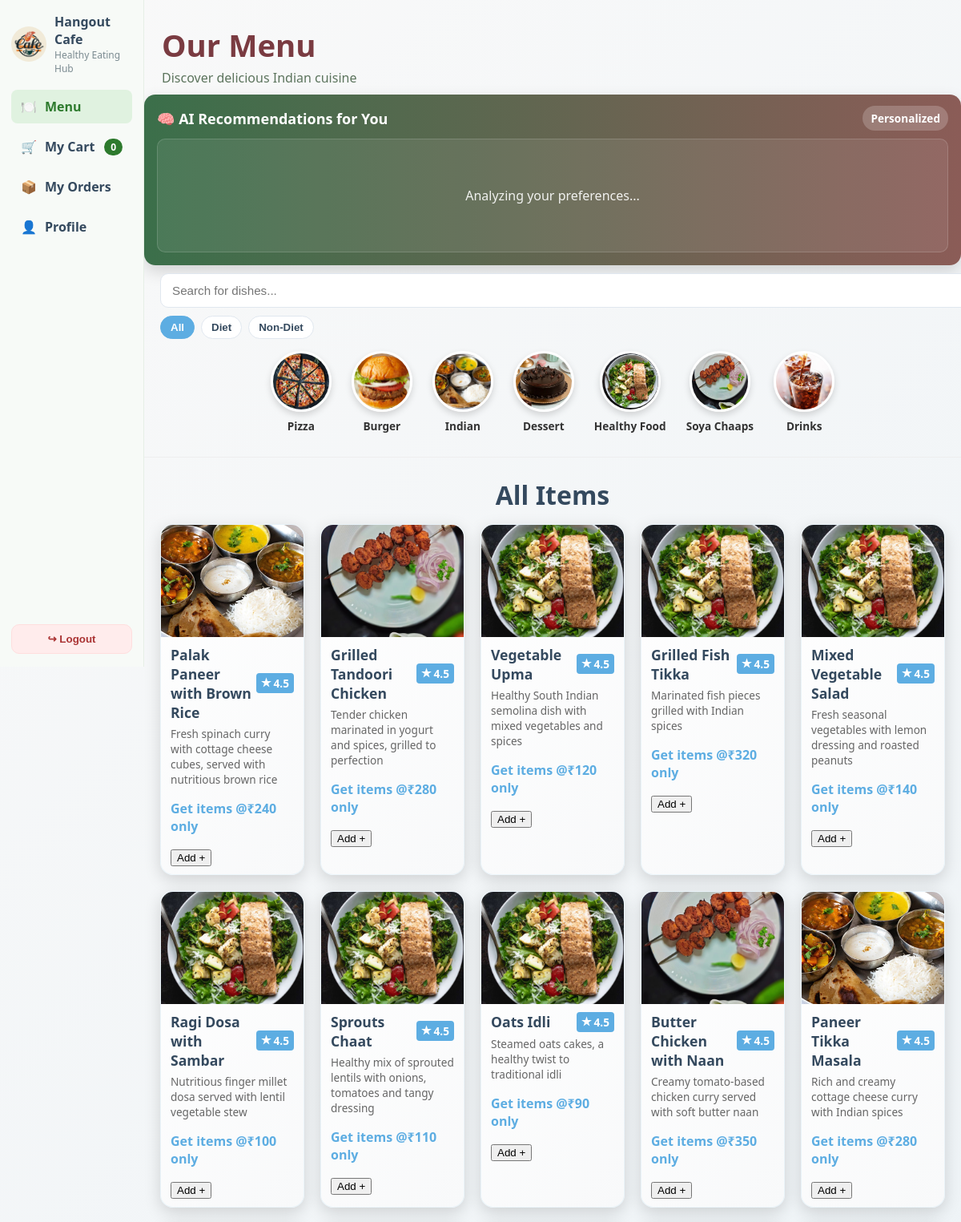
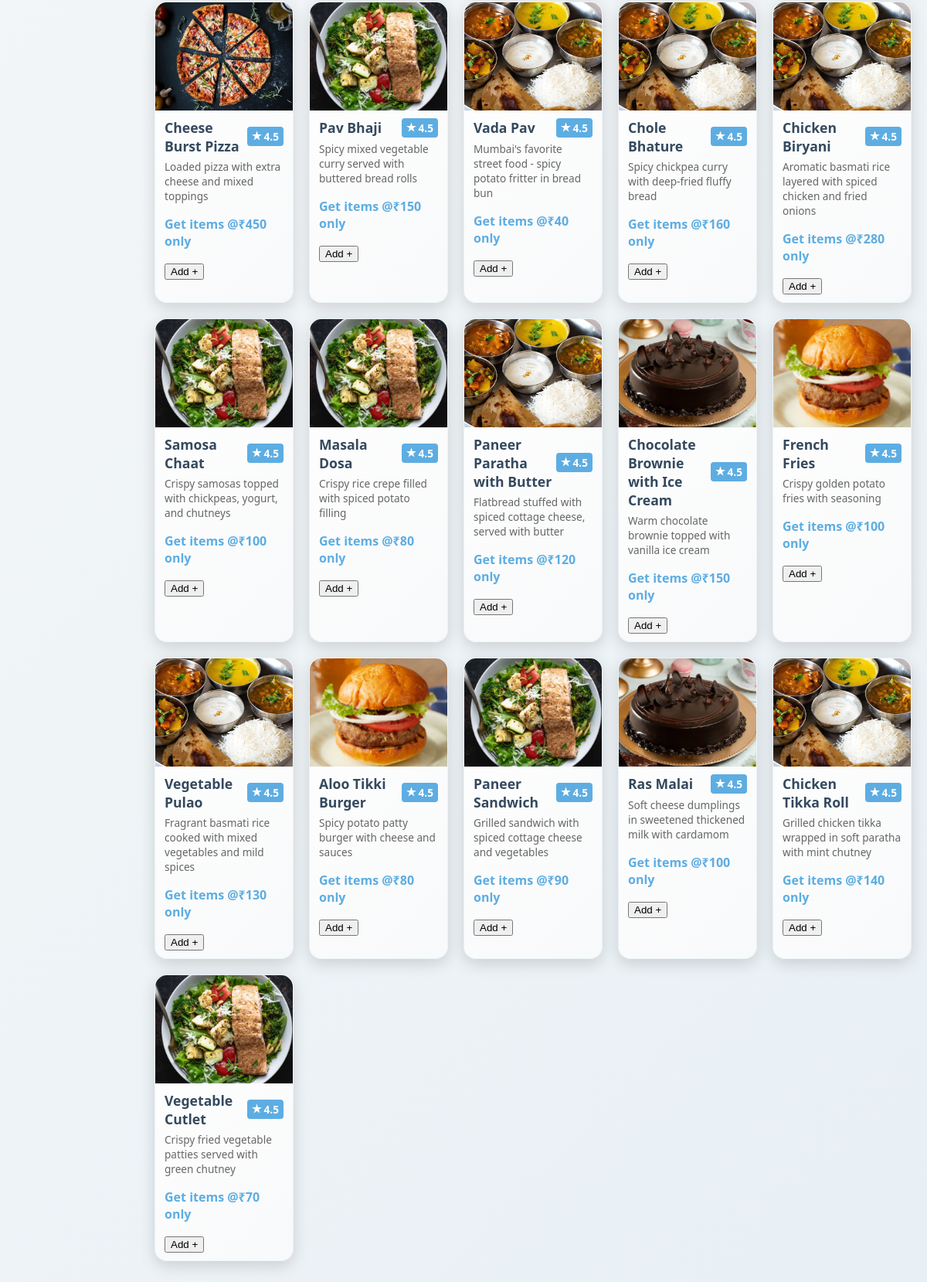
The page /cafeteria on the database its author committed (2 pictures, top to bottom).
### app.py (models this page shows)
class FoodItem(db.Model):
    id = db.Column(db.Integer, primary_key=True)
    name = db.Column(db.String(100), nullable=False)
    category = db.Column(db.String(50))
    price = db.Column(db.Integer)
    description = db.Column(db.String(200))
    image_url = db.Column(db.String(200))  # Image ka path
    rating = db.Column(db.Float)
    protein = db.Column(db.Float)  # Protein in grams
    carbs = db.Column(db.Float)    # Carbohydrates in grams
    fats = db.Column(db.Float)     # Fats in grams
    calories = db.Column(db.Integer)  # Calories

### app.py (the view)
@app.route('/cafeteria')
def cafeteria():
    items = FoodItem.query.all()
    user_name = session.get('user_name', 'Guest')
    return render_template('cafeteria.html', items=items, user_name=user_name)

### templates/cafeteria.html (shortened to what this page needs)
<!DOCTYPE html>
<html lang="en">
<head>
    <link rel="stylesheet" href="https://cdnjs.cloudflare.com/ajax/libs/font-awesome/6.0.0/css/all.min.css">
    <link rel="stylesheet" href="/static/style.css">
</head>
<body>
    <div class="layout">
        <aside class="side-nav">
            <div class="brand">
                <img src="/static/images/cafelogo.jpeg" alt="Cafe" class="brand-logo">
                <div class="brand-text">
                    <div class="brand-name">Hangout Cafe</div>
                    <div class="brand-tag">Healthy Eating Hub</div>
                </div>
            </div>
            <nav class="side-links">
                <a href="/cafeteria" class="side-link active"><span>🍽️</span><span>Menu</span></a>
                <a href="/cart" class="side-link"><span>🛒</span><span>My Cart</span><span class="badge" id="cart-count">0</span></a>
                <a href="/orders" class="side-link"><span>📦</span><span>My Orders</span></a>
                <a href="/profile" class="side-link"><span>👤</span><span>Profile</span></a>
            </nav>
            <div class="side-footer">
                <button class="logout-btn" onclick="logout()">↪ Logout</button>
            </div>
        </aside>
        <main class="content">
            <header class="page-header">
                <h1 class="page-title">Our Menu</h1>
                <div class="page-subtitle">Discover delicious Indian cuisine</div>
            </header>
        <section class="ai-reco" id="aiReco">
            <div class="ai-reco-header">
                <span style="font-size:18px;">🧠 AI Recommendations for You</span>
                <span class="ai-chip" id="aiRecoTag">Personalized</span>
            </div>
            <div class="ai-reco-body" id="aiRecoBody">
                <div class="ai-reco-loading" id="aiRecoLoading">Analyzing your preferences...</div>
            </div>
        </section>
        <div class="search-row">
            <input type="text" placeholder="Search for dishes..." class="search-field">
        </div>
        <div class="filter-row">
            <button class="filter-chip active" id="filterAll">All</button>
            <button class="filter-chip" id="filterDiet">Diet</button>
            <button class="filter-chip" id="filterNonDiet">Non-Diet</button>
        </div>
        <div class="category-filters-container">
            <div class="category-item">
                <img src="/static/images/pizza1.jpeg" alt="Pizza" class="category-image">
                <p class="category-name">Pizza</p>
            </div>
            <div class="category-item">
                <img src="/static/images/burger1.jpeg" alt="Burger" class="category-image">
                <p class="category-name">Burger</p>
            </div>
            <div class="category-item">
                <img src="/static/images/indian.jpeg" alt="Indian" class="category-image">
                <p class="category-name">Indian</p>
            </div>
            <div class="category-item">
                <img src="/static/images/cake1.jpeg" alt="Dessert" class="category-image">
                <p class="category-name">Dessert</p>
            </div>
            <div class="category-item">
                <img src="/static/images/healthy.jpeg" alt="Healthy" class="category-image">
                <p class="category-name">Healthy Food</p>
            </div>
            <div class="category-item">
                <img src="/static/images/chaap1.jpeg" alt="Chaap" class="category-image">
                <p class="category-name">Soya Chaaps</p>
            </div>
            <div class="category-item">
                <img src="/static/images/cold drinks.jpeg" alt="Drinks" class="category-image">
                <p class="category-name">Drinks</p>
            </div>
        </div>
        <h2 class="section-title">All Items</h2>
        <div class="menu-grid">
            {% for item in items %}
            <div class="menu-item menu-card">
                <div class="image-block">
                    <img src="{{ url_for('static', filename=item.image_url) }}" alt="{{ item.name }}" class="item-image">
                </div>
                <div class="item-details">
                    <div class="title-rating">
                        <h3 class="item-title">{{ item.name }}</h3>
                        <div class="item-rating">
                            <span class="star-icon">&#9733;</span> {{ item.rating }}
                        </div>
                    </div>
                    <p class="item-description">{{ item.description }}</p>
                    <p class="item-price">Get items @₹{{ item.price }} only</p>
                    <button class="add-btn" onclick="addToCart('{{ item.id }}', '{{ item.name }}', '{{ item.price }}', '{{ item.image_url }}', '{{ item.protein }}', '{{ item.carbs }}', '{{ item.fats }}', '{{ item.calories }}')">Add +</button>
                </div>
            </div>
            {% endfor %}
        </div>
        </main>
    </div>
</body>
</html>

### rows shown on the page
FoodItem: image_url (picture), name "Palak Paneer with Brown Rice", rating "4.5", description "Fresh spinach curry with cottage cheese cubes, served with nutritious brown rice", price "240"
FoodItem: image_url (picture), name "Grilled Tandoori Chicken", rating "4.5", description "Tender chicken marinated in yogurt and spices, grilled to perfection", price "280"
FoodItem: image_url (picture), name "Vegetable Upma", rating "4.5", description "Healthy South Indian semolina dish with mixed vegetables and spices", price "120"
FoodItem: image_url (picture), name "Grilled Fish Tikka", rating "4.5", description "Marinated fish pieces grilled with Indian spices", price "320"
FoodItem: image_url (picture), name "Mixed Vegetable Salad", rating "4.5", description "Fresh seasonal vegetables with lemon dressing and roasted peanuts", price "140"
FoodItem: image_url (picture), name "Ragi Dosa with Sambar", rating "4.5", description "Nutritious finger millet dosa served with lentil vegetable stew", price "100"
FoodItem: image_url (picture), name "Sprouts Chaat", rating "4.5", description "Healthy mix of sprouted lentils with onions, tomatoes and tangy dressing", price "110"
FoodItem: image_url (picture), name "Oats Idli", rating "4.5", description "Steamed oats cakes, a healthy twist to traditional idli", price "90"
FoodItem: image_url (picture), name "Butter Chicken with Naan", rating "4.5", description "Creamy tomato-based chicken curry served with soft butter naan", price "350"
FoodItem: image_url (picture), name "Paneer Tikka Masala", rating "4.5", description "Rich and creamy cottage cheese curry with Indian spices", price "280"
FoodItem: image_url (picture), name "Cheese Burst Pizza", rating "4.5", description "Loaded pizza with extra cheese and mixed toppings", price "450"
FoodItem: image_url (picture), name "Pav Bhaji", rating "4.5", description "Spicy mixed vegetable curry served with buttered bread rolls", price "150"
FoodItem: image_url (picture), name "Vada Pav", rating "4.5", description "Mumbai's favorite street food - spicy potato fritter in bread bun", price "40"
FoodItem: image_url (picture), name "Chole Bhature", rating "4.5", description "Spicy chickpea curry with deep-fried fluffy bread", price "160"
FoodItem: image_url (picture), name "Chicken Biryani", rating "4.5", description "Aromatic basmati rice layered with spiced chicken and fried onions", price "280"
FoodItem: image_url (picture), name "Samosa Chaat", rating "4.5", description "Crispy samosas topped with chickpeas, yogurt, and chutneys", price "100"
FoodItem: image_url (picture), name "Masala Dosa", rating "4.5", description "Crispy rice crepe filled with spiced potato filling", price "80"
FoodItem: image_url (picture), name "Paneer Paratha with Butter", rating "4.5", description "Flatbread stuffed with spiced cottage cheese, served with butter", price "120"
FoodItem: image_url (picture), name "Chocolate Brownie with Ice Cream", rating "4.5", description "Warm chocolate brownie topped with vanilla ice cream", price "150"
FoodItem: image_url (picture), name "French Fries", rating "4.5", description "Crispy golden potato fries with seasoning", price "100"
FoodItem: image_url (picture), name "Vegetable Pulao", rating "4.5", description "Fragrant basmati rice cooked with mixed vegetables and mild spices", price "130"
FoodItem: image_url (picture), name "Aloo Tikki Burger", rating "4.5", description "Spicy potato patty burger with cheese and sauces", price "80"
FoodItem: image_url (picture), name "Paneer Sandwich", rating "4.5", description "Grilled sandwich with spiced cottage cheese and vegetables", price "90"
FoodItem: image_url (picture), name "Ras Malai", rating "4.5", description "Soft cheese dumplings in sweetened thickened milk with cardamom", price "100"
FoodItem: image_url (picture), name "Chicken Tikka Roll", rating "4.5", description "Grilled chicken tikka wrapped in soft paratha with mint chutney", price "140"
FoodItem: image_url (picture), name "Vegetable Cutlet", rating "4.5", description "Crispy fried vegetable patties served with green chutney", price "70"
